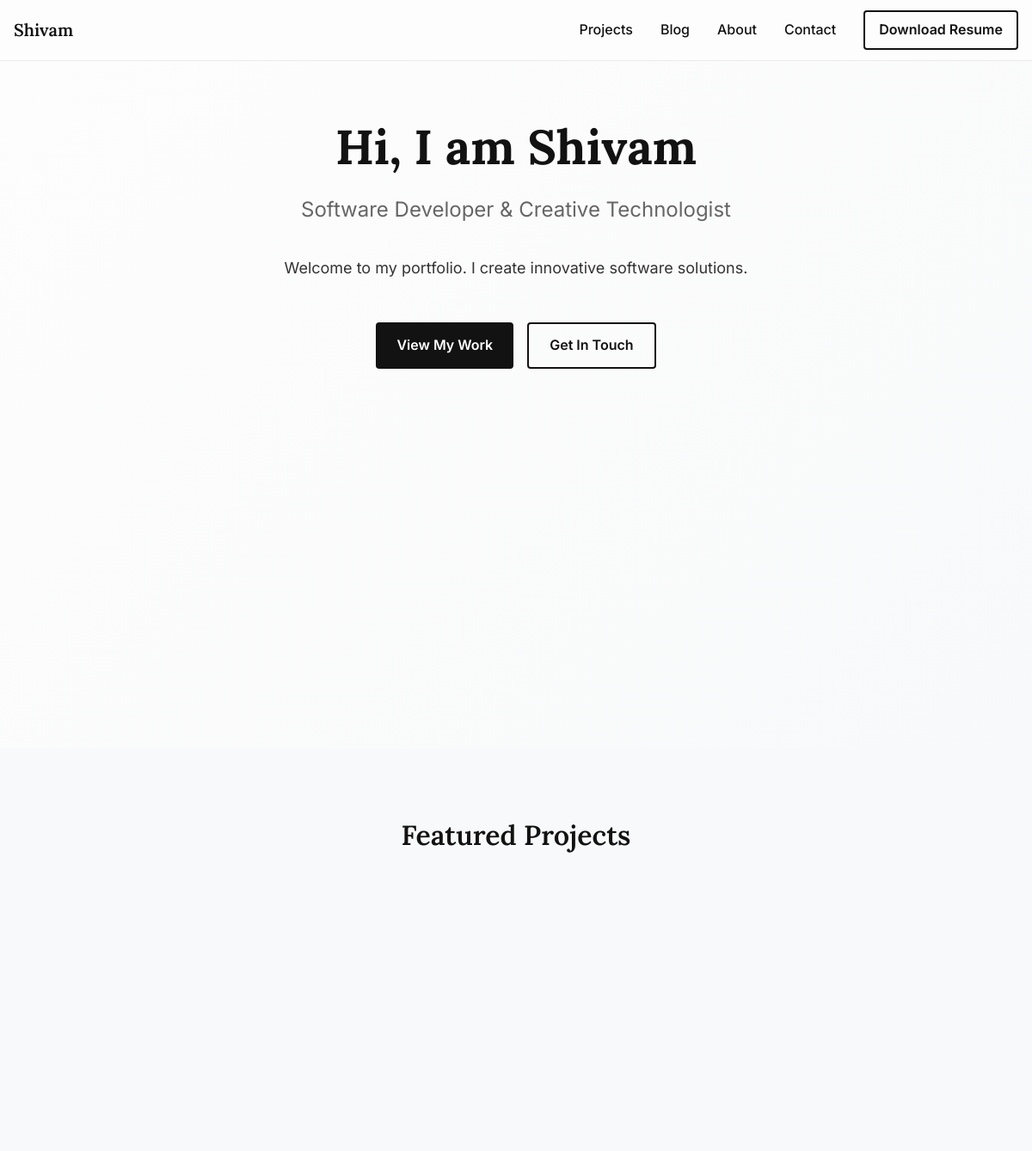
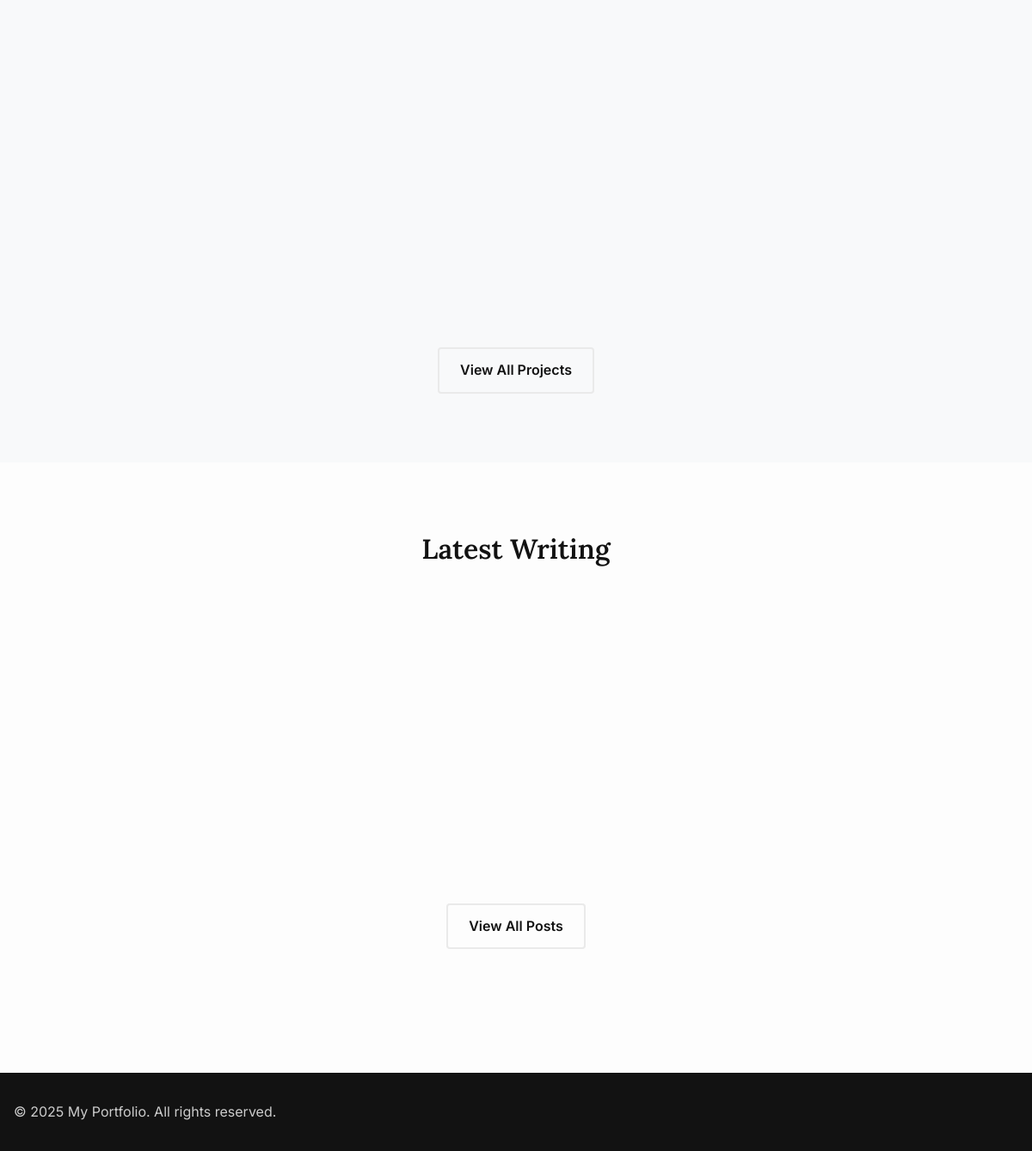
Before: / with the older database file (2 pictures, top to bottom).
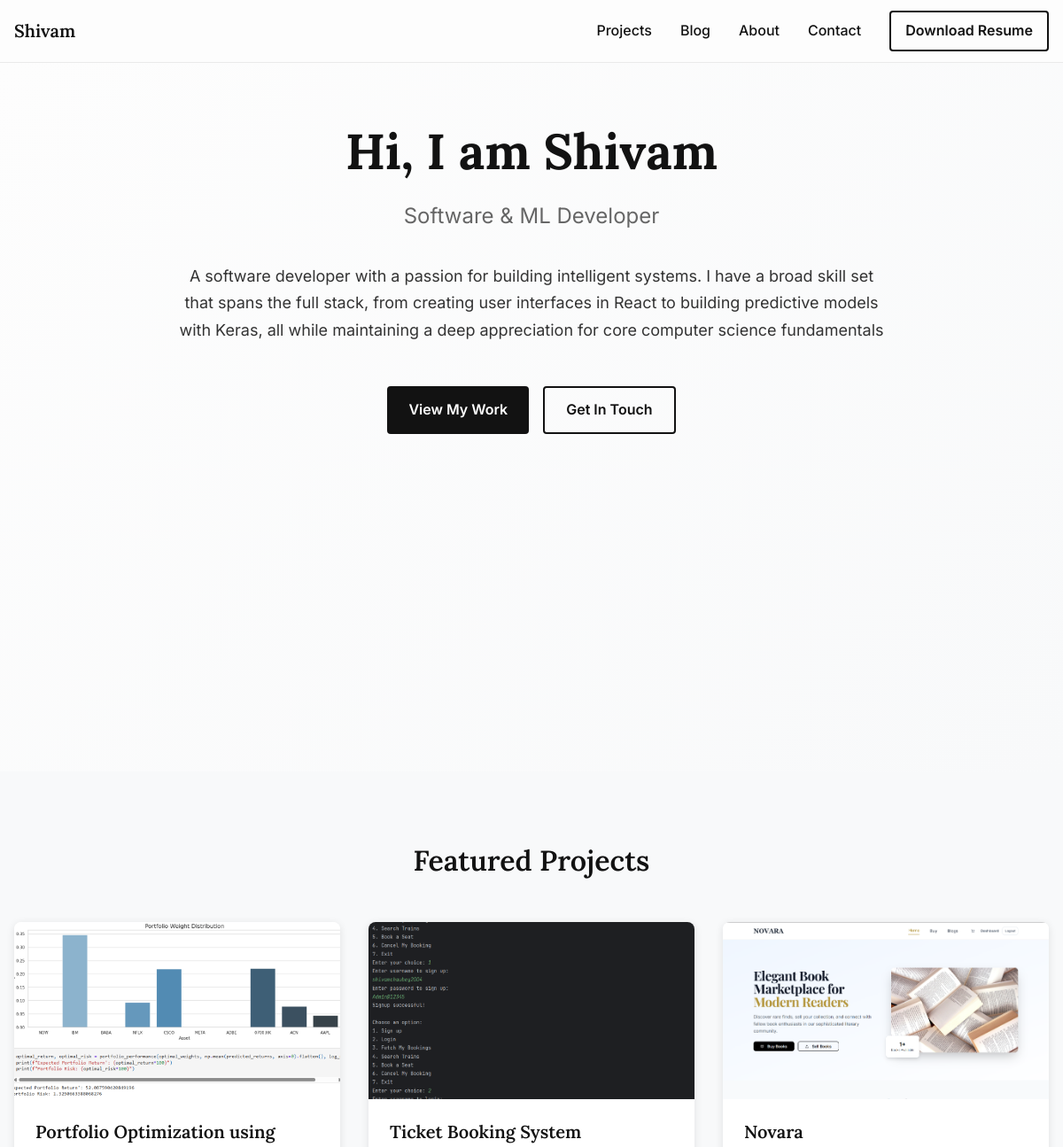
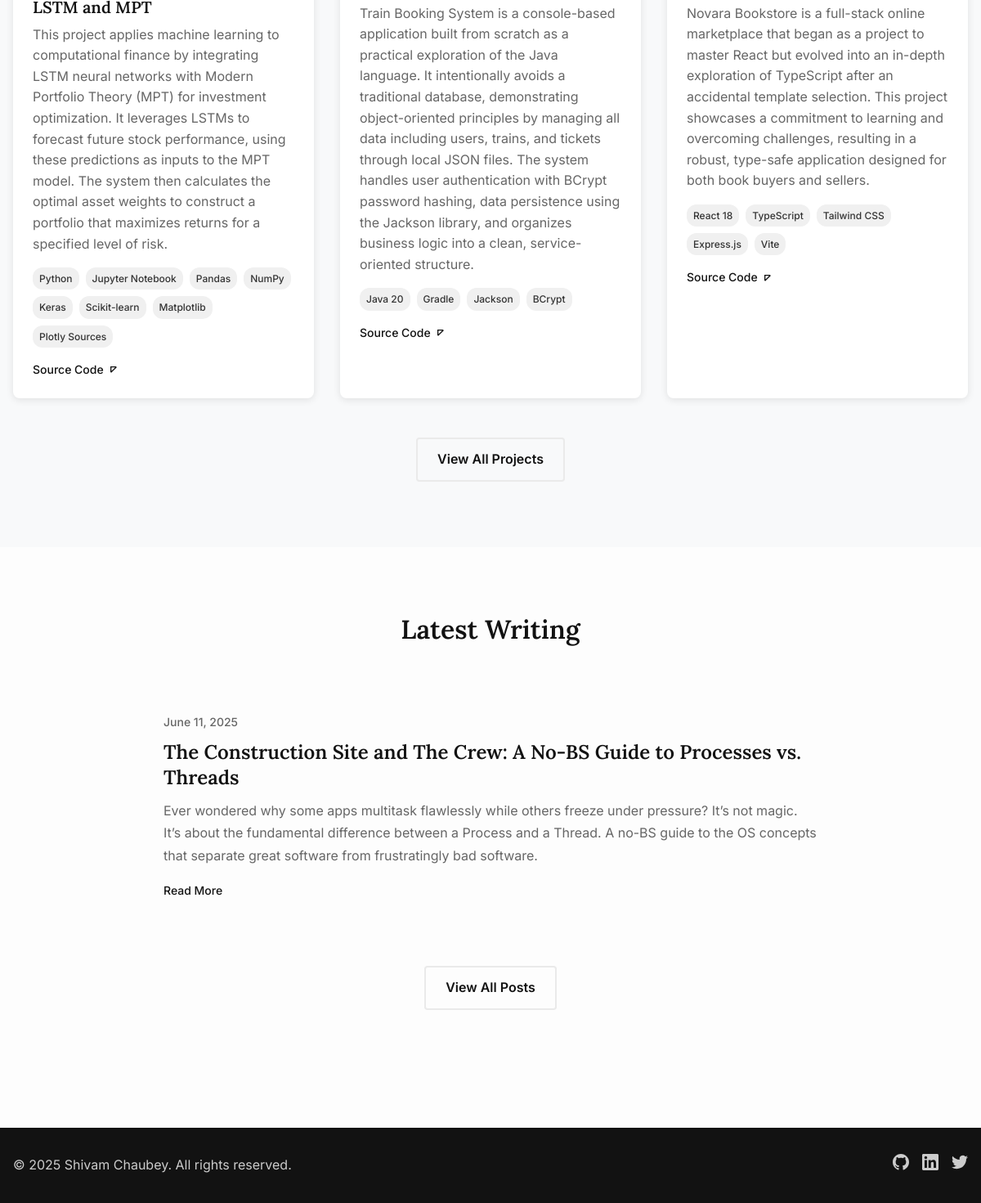
After: the same page with the newer database file (2 pictures, top to bottom).
### portfolio/models.py (models this page shows, shortened)
class SiteSettings(models.Model):
    site_title = models.CharField(max_length=100, default="Shivam Chaubey")
    navbar_title = models.CharField(max_length=50, default="Shivam", help_text="Text for navbar brand")
    hero_title = models.CharField(max_length=100, default="Hi, I am Shivam", help_text="Main hero section title")
    author_name = models.CharField(max_length=100, default="Shivam Chaubey", help_text="Author name for blog posts")
    tagline = models.CharField(max_length=200,
                              default="Software Developer & Creative Technologist")
    bio_short = models.TextField(max_length=500,
                                help_text="Brief bio for homepage hero section")
    bio_long = RichTextUploadingField(help_text="Detailed bio for about page")
    profile_image = models.ImageField(upload_to='profile/', blank=True, null=True,
                                     help_text="Professional headshot")
    email = models.EmailField(help_text="Professional email address")
    github_url = models.URLField(blank=True, help_text="GitHub profile URL")
    linkedin_url = models.URLField(blank=True, help_text="LinkedIn profile URL")
    twitter_url = models.URLField(blank=True, help_text="Twitter/X profile URL")
    meta_description = models.TextField(max_length=160, blank=True,
                                       help_text="Site description for search engines")
    created_at = models.DateTimeField(auto_now_add=True)
    updated_at = models.DateTimeField(auto_now=True)
    class Meta:
        verbose_name = "Site Settings"
        verbose_name_plural = "Site Settings"

class Project(models.Model):
    title = models.CharField(max_length=200, help_text="Project name")
    description = models.TextField(help_text="Brief description of the project")
    detailed_description = RichTextUploadingField(blank=True,
                                                 help_text="Detailed project description (optional)")
    image = models.ImageField(upload_to='project_images/', blank=True, null=True,
                             help_text="Project screenshot or image")
    live_url = models.URLField(blank=True, help_text="Live demo URL (optional)")
    github_url = models.URLField(blank=True, help_text="GitHub repository URL (optional)")
    tech_stack = models.CharField(max_length=300,
                                 help_text="Technologies used (comma-separated)")
    is_featured = models.BooleanField(default=False,
                                     help_text="Show on homepage featured section")
    is_active = models.BooleanField(default=True,
                                   help_text="Display this project on the website")
    order = models.PositiveIntegerField(default=0,
                                       help_text="Display order (lower numbers first)")
    created_at = models.DateTimeField(auto_now_add=True)
    updated_at = models.DateTimeField(auto_now=True)
    class Meta:
        ordering = ['order', '-created_at']
        verbose_name = "Project"
        verbose_name_plural = "Projects"
    @property
    def tech_stack_list(self):
        return [tech.strip() for tech in self.tech_stack.split(',') if tech.strip()]

class BlogPost(models.Model):
    title = models.CharField(max_length=200, help_text="The title of your blog post")
    slug = models.SlugField(max_length=200, unique=True, blank=True,
                           help_text="URL-friendly version of the title (auto-generated)")
    excerpt = models.TextField(max_length=300,
                              help_text="Brief description shown on blog listing page")
    content = RichTextUploadingField(help_text="Full blog post content with rich text editor")
    is_featured = models.BooleanField(default=False,
                                     help_text="Show on homepage featured section")
    is_published = models.BooleanField(default=True,
                                      help_text="Make this post visible to visitors")
    created_at = models.DateTimeField(auto_now_add=True)
    updated_at = models.DateTimeField(auto_now=True)
    published_at = models.DateTimeField(default=timezone.now,
                                       help_text="When this post should be published")
    class Meta:
        ordering = ['-published_at']
        verbose_name = "Blog Post"
        verbose_name_plural = "Blog Posts"
    def get_absolute_url(self):
        return reverse('blog_detail', kwargs={'slug': self.slug})

### portfolio/views.py (the view)
# urls.py: path('', views.index, name='index'),
def index(request):
    site_settings = get_site_settings()
    featured_projects = Project.objects.filter(is_active=True, is_featured=True)[:3]
    featured_blogs = BlogPost.objects.filter(is_published=True, is_featured=True)[:3]
    latest_blogs = BlogPost.objects.filter(is_published=True)[:3]
    context = {
        'site_settings': site_settings,
        'featured_projects': featured_projects,
        'featured_blogs': featured_blogs,
        'latest_blogs': latest_blogs,
    }
    return render(request, 'portfolio/index.html', context)

### templates/portfolio/index.html (shortened to what this page needs)
{% extends 'base.html' %}
{% load static %}
{% block content %}
<section class="hero">
    <div class="container">
        <div class="hero-content">
            <h1 class="hero-title">{{ site_settings.hero_title }}</h1>
            <p class="hero-subtitle">{{ site_settings.tagline }}</p>
            <div class="hero-description">
                <p>{{ site_settings.bio_short }}</p>
            </div>
            <div class="hero-actions">
                <a href="{% url 'projects' %}" class="btn btn-primary">View My Work</a>
                <a href="{% url 'contact' %}" class="btn btn-secondary">Get In Touch</a>
            </div>
        </div>
    </div>
</section>
{% if featured_projects %}
<section class="featured-projects">
    <div class="container">
        <h2 class="section-title">Featured Projects</h2>
        <div class="projects-grid">
            {% for project in featured_projects %}
            <article class="project-card">
                {% if project.image %}
                    <div class="project-image">
                        <img src="{{ project.image.url }}" alt="{{ project.title }}" loading="lazy">
                    </div>
                {% endif %}
                <div class="project-content">
                    <h3 class="project-title">{{ project.title }}</h3>
                    <p class="project-description">{{ project.description }}</p>
                    <div class="project-tech">
                        {% for tech in project.tech_stack_list %}
                            <span class="tech-tag">{{ tech }}</span>
                        {% endfor %}
                    </div>
                    <div class="project-links">
                        {% if project.github_url %}
                            <a href="{{ project.github_url }}" target="_blank" rel="noopener noreferrer" class="project-link">
                                Source Code
                                <svg width="16" height="16" viewBox="0 0 24 24" fill="none" stroke="currentColor" stroke-width="2">
                                    <path d="m7 17 10-10M17 7H7v10"/>
                                </svg>
                            </a>
                        {% endif %}
                    </div>
                </div>
            </article>
            {% endfor %}
        </div>
        <div class="section-footer">
            <a href="{% url 'projects' %}" class="btn btn-outline">View All Projects</a>
        </div>
    </div>
</section>
{% endif %}
{% if latest_blogs %}
<section class="latest-blogs">
    <div class="container">
        <h2 class="section-title">Latest Writing</h2>
        <div class="blog-list">
            {% for post in latest_blogs %}
            <article class="blog-item">
                <div class="blog-meta">
                    <time datetime="{{ post.published_at|date:'Y-m-d' }}">
                        {{ post.published_at|date:'F j, Y' }}
                    </time>
                </div>
                <h3 class="blog-title">
                    <a href="{{ post.get_absolute_url }}">{{ post.title }}</a>
                </h3>
                <p class="blog-excerpt">{{ post.excerpt }}</p>
                <a href="{{ post.get_absolute_url }}" class="blog-link">Read More</a>
            </article>
            {% endfor %}
        </div>
        <div class="section-footer">
            <a href="{% url 'blog_list' %}" class="btn btn-outline">View All Posts</a>
        </div>
    </div>
</section>
{% endif %}
{% endblock %}

### templates/base.html (shortened to what this page needs)
<!DOCTYPE html>
<html lang="en">
<head>
    {% load static %}
    <link rel="stylesheet" href="{% static 'css/style.css' %}">
</head>
<body>
    <nav class="navbar">
        <div class="nav-container">
            <a href="{% url 'index' %}" class="nav-brand">{{ site_settings.navbar_title }}</a>
            <div class="nav-menu" id="nav-menu">
                <a href="{% url 'projects' %}" class="nav-link">Projects</a>
                <a href="{% url 'blog_list' %}" class="nav-link">Blog</a>
                <a href="{% url 'about' %}" class="nav-link">About</a>
                <a href="{% url 'contact' %}" class="nav-link">Contact</a>
                <a href="{% url 'download_resume' %}" class="nav-link resume-btn">Download Resume</a>
            </div>
        </div>
    </nav>
    <main class="main-content">
        {% block content %}{% endblock %}
    </main>
    <footer class="footer">
        <div class="footer-container">
            <div class="footer-content">
                <p>&copy; {% now "Y" %} {{ site_settings.site_title }}. All rights reserved.</p>
                <div class="social-links">
                    {% if site_settings.github_url %}
                        <a href="{{ site_settings.github_url }}" target="_blank" rel="noopener noreferrer" aria-label="GitHub">
                        </a>
                    {% endif %}
                    {% if site_settings.linkedin_url %}
                        <a href="{{ site_settings.linkedin_url }}" target="_blank" rel="noopener noreferrer" aria-label="LinkedIn">
                        </a>
                    {% endif %}
                    {% if site_settings.twitter_url %}
                        <a href="{{ site_settings.twitter_url }}" target="_blank" rel="noopener noreferrer" aria-label="Twitter">
                        </a>
                    {% endif %}
                </div>
            </div>
        </div>
    </footer>
</body>
</html>

Changed rows visible on the page:
changed SiteSettings "Hi, I am Shivam": tagline "Software Developer & Creative Technologist" → "Software & ML Developer"; bio_short "Welcome to my portfolio. I create innovative software solutions." → "A software developer with a passion for building intelligent systems. I have a broad skill set that spans the full stack, from creating user interfaces in React to building predictive models with Keras, all while maintaining a deep appreciation for core computer science fundamentals"; site_title "My Portfolio" → "Shivam Chaubey"
added Project: image (picture), title "Portfolio Optimization using LSTM and MPT", description "This project applies machine learning to computational finance by integrating LSTM neural networks with Modern Portfolio Theory (MPT) for investment optimization. It leverages LSTMs to forecast future stock performance, using these predictions as inputs to the MPT model. The system then calculates the optimal asset weights to construct a portfolio that maximizes returns for a specified level of risk.", tech_stack_list "Python" "Jupyter Notebook" "Pandas" "NumPy" "Keras" "Scikit-learn" "Matplotlib" "Plotly Sources"
added Project: image (picture), title "Ticket Booking System", description "Train Booking System is a console-based application built from scratch as a practical exploration of the Java language. It intentionally avoids a traditional database, demonstrating object-oriented principles by managing all data including users, trains, and tickets through local JSON files. The system handles user authentication with BCrypt password hashing, data persistence using the Jackson library, and organizes business logic into a clean, service-oriented structure.", tech_stack_list "Java 20" "Gradle" "Jackson" "BCrypt"
now on this page (row edited): Project: image (picture), title "Novara", description "Novara Bookstore is a full-stack online marketplace that began as a project to master React but evolved into an in-depth exploration of TypeScript after an accidental template selection. This project showcases a commitment to learning and overcoming challenges, resulting in a robust, type-safe application designed for both book buyers and sellers.", tech_stack_list "React 18" "TypeScript" "Tailwind CSS" "Express.js" "Vite"
now on this page (row edited): BlogPost: published_at "June 11, 2025", title "The Construction Site and The Crew: A No-BS Guide to Processes vs. Threads", excerpt "Ever wondered why some apps multitask flawlessly while others freeze under pressure? It’s not magic. It’s about the fundamental difference between a Process and a Thread. A no-BS guide to the OS concepts that separate great software from frustratingly bad software."
